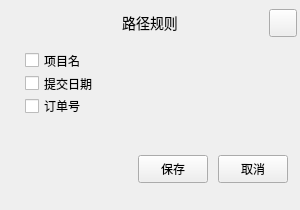
<?xml version="1.0" encoding="UTF-8"?>
<ui version="4.0">
 <class>ResultRule</class>
 <widget class="QWidget" name="ResultRule">
  <property name="geometry">
   <rect>
    <x>0</x>
    <y>0</y>
    <width>300</width>
    <height>210</height>
   </rect>
  </property>
  <property name="minimumSize">
   <size>
    <width>300</width>
    <height>210</height>
   </size>
  </property>
  <property name="maximumSize">
   <size>
    <width>300</width>
    <height>210</height>
   </size>
  </property>
  <property name="windowTitle">
   <string>Form</string>
  </property>
  <layout class="QGridLayout" name="gridLayout_2">
   <property name="leftMargin">
    <number>3</number>
   </property>
   <property name="topMargin">
    <number>3</number>
   </property>
   <property name="rightMargin">
    <number>3</number>
   </property>
   <property name="bottomMargin">
    <number>3</number>
   </property>
   <property name="spacing">
    <number>0</number>
   </property>
   <item row="0" column="0">
    <widget class="QWidget" name="headWidget" native="true">
     <property name="minimumSize">
      <size>
       <width>0</width>
       <height>40</height>
      </size>
     </property>
     <property name="maximumSize">
      <size>
       <width>16777215</width>
       <height>40</height>
      </size>
     </property>
     <property name="styleSheet">
      <string notr="true"/>
     </property>
     <layout class="QHBoxLayout" name="horizontalLayout_4">
      <property name="spacing">
       <number>0</number>
      </property>
      <property name="leftMargin">
       <number>28</number>
      </property>
      <property name="topMargin">
       <number>0</number>
      </property>
      <property name="rightMargin">
       <number>0</number>
      </property>
      <property name="bottomMargin">
       <number>0</number>
      </property>
      <item>
       <spacer name="horizontalSpacer">
        <property name="orientation">
         <enum>Qt::Horizontal</enum>
        </property>
        <property name="sizeHint" stdset="0">
         <size>
          <width>199</width>
          <height>20</height>
         </size>
        </property>
       </spacer>
      </item>
      <item>
       <widget class="QLabel" name="label_11">
        <property name="styleSheet">
         <string notr="true">font:14px;</string>
        </property>
        <property name="text">
         <string>路径规则</string>
        </property>
        <property name="alignment">
         <set>Qt::AlignCenter</set>
        </property>
       </widget>
      </item>
      <item>
       <spacer name="horizontalSpacer_2">
        <property name="orientation">
         <enum>Qt::Horizontal</enum>
        </property>
        <property name="sizeHint" stdset="0">
         <size>
          <width>199</width>
          <height>20</height>
         </size>
        </property>
       </spacer>
      </item>
      <item>
       <widget class="QPushButton" name="headClose">
        <property name="minimumSize">
         <size>
          <width>28</width>
          <height>28</height>
         </size>
        </property>
        <property name="maximumSize">
         <size>
          <width>28</width>
          <height>28</height>
         </size>
        </property>
        <property name="cursor">
         <cursorShape>PointingHandCursor</cursorShape>
        </property>
        <property name="styleSheet">
         <string notr="true"/>
        </property>
        <property name="text">
         <string/>
        </property>
       </widget>
      </item>
     </layout>
    </widget>
   </item>
   <item row="1" column="0">
    <widget class="QWidget" name="bodyWidget" native="true">
     <layout class="QGridLayout" name="gridLayout">
      <item row="0" column="1">
       <layout class="QVBoxLayout" name="verticalLayout">
        <item>
         <widget class="QCheckBox" name="project">
          <property name="text">
           <string>项目名</string>
          </property>
         </widget>
        </item>
        <item>
         <widget class="QCheckBox" name="submitTime">
          <property name="text">
           <string>提交日期</string>
          </property>
         </widget>
        </item>
        <item>
         <widget class="QCheckBox" name="orderNum">
          <property name="text">
           <string>订单号</string>
          </property>
         </widget>
        </item>
       </layout>
      </item>
      <item row="1" column="0">
       <widget class="QLabel" name="error">
        <property name="styleSheet">
         <string notr="true">color: #e94b5a;</string>
        </property>
        <property name="text">
         <string/>
        </property>
       </widget>
      </item>
      <item row="2" column="1">
       <layout class="QHBoxLayout" name="horizontalLayout_31">
        <property name="spacing">
         <number>10</number>
        </property>
        <property name="topMargin">
         <number>15</number>
        </property>
        <property name="bottomMargin">
         <number>15</number>
        </property>
        <item>
         <spacer name="horizontalSpacer_14">
          <property name="orientation">
           <enum>Qt::Horizontal</enum>
          </property>
          <property name="sizeHint" stdset="0">
           <size>
            <width>40</width>
            <height>20</height>
           </size>
          </property>
         </spacer>
        </item>
        <item>
         <widget class="QPushButton" name="submit">
          <property name="minimumSize">
           <size>
            <width>70</width>
            <height>28</height>
           </size>
          </property>
          <property name="maximumSize">
           <size>
            <width>70</width>
            <height>28</height>
           </size>
          </property>
          <property name="cursor">
           <cursorShape>PointingHandCursor</cursorShape>
          </property>
          <property name="text">
           <string>保存</string>
          </property>
         </widget>
        </item>
        <item>
         <widget class="QPushButton" name="cancel">
          <property name="minimumSize">
           <size>
            <width>70</width>
            <height>28</height>
           </size>
          </property>
          <property name="maximumSize">
           <size>
            <width>70</width>
            <height>28</height>
           </size>
          </property>
          <property name="cursor">
           <cursorShape>PointingHandCursor</cursorShape>
          </property>
          <property name="text">
           <string>取消</string>
          </property>
         </widget>
        </item>
       </layout>
      </item>
     </layout>
    </widget>
   </item>
  </layout>
 </widget>
 <resources/>
 <connections>
  <connection>
   <sender>cancel</sender>
   <signal>clicked()</signal>
   <receiver>ResultRule</receiver>
   <slot>close()</slot>
   <hints>
    <hint type="sourcelabel">
     <x>241</x>
     <y>174</y>
    </hint>
    <hint type="destinationlabel">
     <x>144</x>
     <y>107</y>
    </hint>
   </hints>
  </connection>
  <connection>
   <sender>headClose</sender>
   <signal>clicked()</signal>
   <receiver>ResultRule</receiver>
   <slot>close()</slot>
   <hints>
    <hint type="sourcelabel">
     <x>272</x>
     <y>22</y>
    </hint>
    <hint type="destinationlabel">
     <x>144</x>
     <y>107</y>
    </hint>
   </hints>
  </connection>
 </connections>
</ui>
